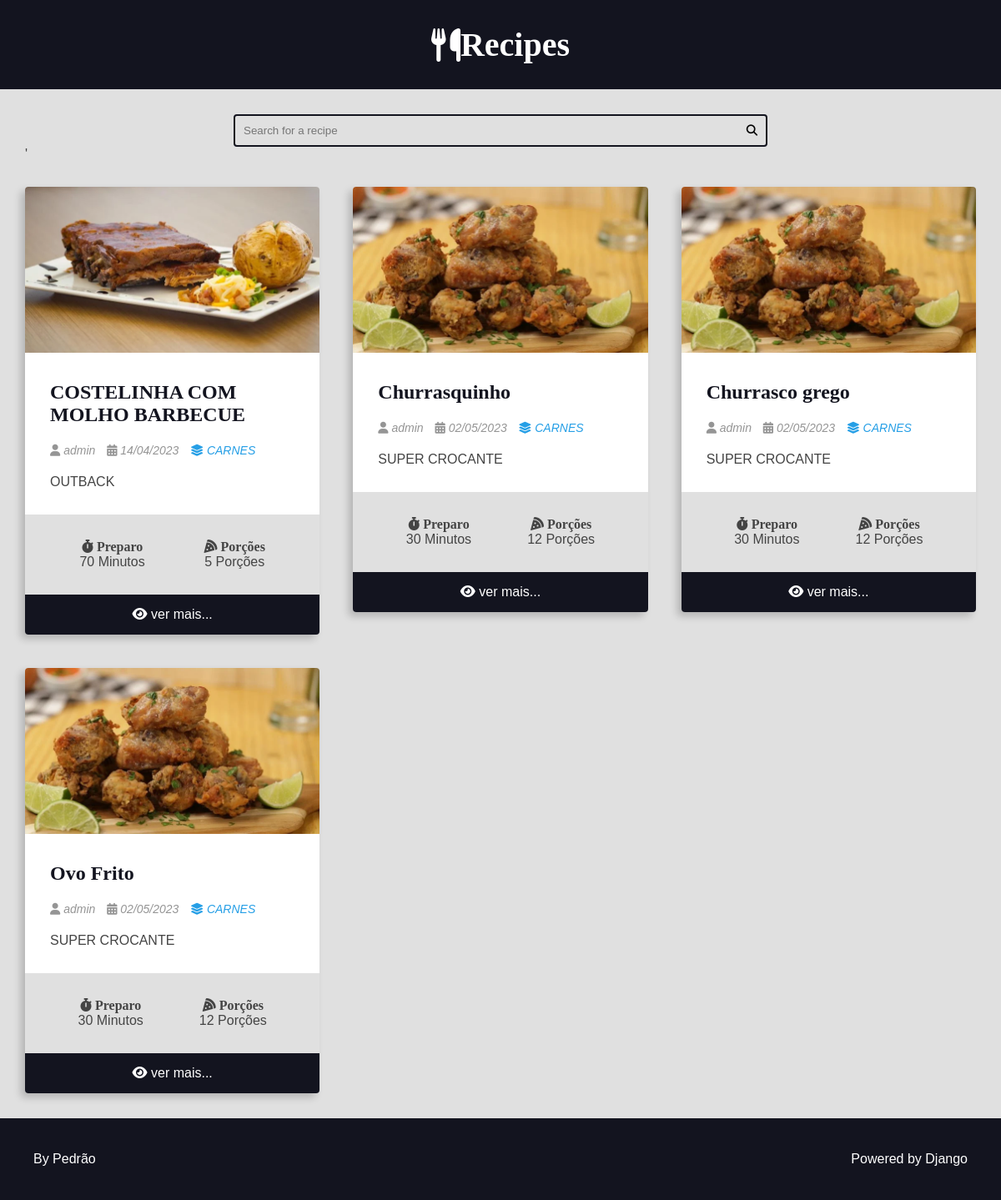
Page /recipes/category/4/ on the committed database.
### recipes/models.py (models this page shows, shortened)
class Recipe(models.Model):
    title = models.CharField(max_length=65)
    description = models.CharField(max_length=165)
    slug = models.SlugField(unique=True)
    preparation_time = models.IntegerField()
    preparation_time_unit = models.CharField(max_length=65)
    servings = models.IntegerField()
    servings_unit = models.CharField(max_length=65)
    preparation_steps = models.TextField()
    prepare_stes_is_html = models.BooleanField(default=False)
    created_at = models.DateField(auto_now_add=True)
    updated_at = models.DateField(auto_now=True)
    is_published = models.BooleanField(default=False)
    cover = models.ImageField(upload_to='recipes/cover/%Y/%m/%d', blank=True, default='')  # noqa: E501
    category = models.ForeignKey(Category, on_delete=models.SET_NULL, null=True, blank=True, default=None)  # noqa: E501
    author = models.ForeignKey(User, on_delete=models.SET_NULL, null=True)

class Category(models.Model):
    title = models.CharField(max_length=65)
    def __str__(self):
        return self.title

### recipes/views.py (the view)
# urls.py: path('recipes/category/<int:category_id>/', category, name='category'),
def category(request, category_id):
    recipe = get_list_or_404(Recipe, category__id=category_id, is_published=True)  # noqa: E501
    return render(request, 'category.html', context={
        'recipes': recipe,
        'title': f'CATEGORY | {recipe[0].category.title}'
        })

### recipes/templates/category.html (shortened to what this page needs)
{% extends 'base.html' %}
{% block content %}
    {% include "search.html" %}
    <main class="main-content-container">
        <div class="main-content main-content-list container">
            {% for recipe in recipes %}
                {% include "card.html" %}
            {% endfor %}
        </div>
    </main>
{% endblock content %}

### recipes/templates/card.html
<div class="recipe recipe-list-item">
    {% if recipe.cover %}
        <div class="recipe-cover">
            <a href=" {% url 'recipes:recipe' recipe.id %}">
                <img src="{{ recipe.cover.url }}" alt="Temporário">
            </a>
        </div>
    {% endif %}
    <div class="recipe-title-container">
        <h2 class="recipe-title">
            <a href="{% url 'recipes:recipe' recipe.id %}">
                {{ recipe.title }}
            </a>
        </h2>
    </div>
    <div class="recipe-author">
        <span class="recipe-author-item">
            <i class="fas fa-user"></i>
            {% if recipe.author is not None %}
                {% if recipe.author.firstname %}
                    {{ recipe.author.first_name }} {{recipe.author.last_name}}
                {% else %}
                    {{recipe.author.username}}
                {% endif %}
            {% else %}
                    Desconhecido
            {% endif %}
        </span>
        <span class="recipe-author-item">
            <i class="fas fa-calendar-alt"></i>
            {{ recipe.created_at|date:"d/m/Y" }}
        </span>
        {% if recipe.category is not None %}
            <span class="recipe-author-item">
                <a href="{% url 'recipes:category' recipe.category.id %}">
                    <i class="fas fa-layer-group"></i>
                    <span>{{recipe.category}}</span>
                </a>
            </span>
        {% endif %}
    </div>
    <div class="recipe-content">
        <p>{{ recipe.description}}</p>
    </div>
    <div class="recipe-meta-container">
        <div class="recipe-meta recipe-preparation">
            <h3 class="recipe-meta-title"><i class="fas fa-stopwatch"></i> Preparo</h3>
            <div class="recipe-meta-text">
                {{recipe.preparation_time }} Minutos
            </div>
        </div>
        <div class="recipe-meta recipe-servings">
            <h3 class="recipe-meta-title"><i class="fas fa-pizza-slice"></i> Porções</h3>
            <div class="recipe-meta-text">
                {{ recipe.servings }} Porções
            </div>
        </div>
    </div>
    <footer class="recipe-footer">
        <a class="recipe-read-more button button-dark button-full-width" href=" {% url 'recipes:recipe' recipe.id %}">
            <i class="fas fa-eye"></i>
            <span>ver mais...</span>
        </a>
    </footer>
</div>

### recipes/static/css/styles.css (style rules this page uses)
:root { --color-primary: #269fe6; --color-primary-hover: #2086c2; --color-primary-dark: #13141f; --color-primary-dark-hover: #212336; --color-primary-light: #d4ecfa; --color-primary-light-hover: #bdd8e7; --color-white: #fff; --color-black: #000; --color-dark-text: #444; --color-info-light: #cce5ff; --color-debug-light: #cce5ff; --color-success-light: #d4edda; --color-alert-light: #fff3cd; --color-warning-light: #fff3cd; --color-error-light: #f8d7da; --color-info-dark: #4d86c4; --color-debug-dark: #4d86c4; --color-success-dark: #4a9c5d; --color-alert-dark: #927f40; --color-warning-dark: #927f40; --color-error-dark: #da525d; --color-gray-0: #f9f9f9; --color-gray-1: #e0e0e0; --color-gray-2: #c7c7c7; --color-gray-3: #aeaeae; --color-gray-4: #959595; --color-gray-5: #7d7d7d; --color-gray-6: #646464; --color-gray-7: #4b4b4b; --color-gray-8: #323232; --color-gray-9: #191919; --font-primary: sans-serif; --font-headings: 'Roboto Slab', serif; --spacing-gutter-medium: 3rem; --spacing-gutter-large: 4rem; }
* { padding: 0; margin: 0; box-sizing: border-box; }
html { font-size: 62.5%; }
body { font-size: 1.6rem; font-family: var(--font-primary); background: var(--color-gray-1); color: var(--color-dark-text); }
h1, h2, h3, h4, h5, h6 { font-family: var(--font-headings); }
img { max-width: 100%; }
a { color: var(--color-primary); text-decoration: none; }
.container { max-width: 144rem; margin: 0 auto; padding: var(--spacing-gutter-medium); }
.main-content { padding-top: 0; }
.main-content-list { display: grid; grid-template-columns: repeat(auto-fit, minmax(340px, 1fr)); gap: var(--spacing-gutter-large); }
.recipe { background: var(--color-white); box-shadow: -5px 5px 10px rgba(0, 0, 0, 0.2); transform: scale(1); transition: all 300ms ease-in-out; border-radius: 0.4rem; overflow: hidden; }
.recipe img { max-width: 100%; }
.recipe-list-item { max-width: 64rem; height: fit-content; }
.recipe-title-container { padding: var(--spacing-gutter-medium); padding-bottom: 2rem; }
.recipe-title-container a { text-decoration: none; color: var(--color-primary-dark); }
.recipe-author { padding: 0 var(--spacing-gutter-medium); }
.recipe-content { padding: var(--spacing-gutter-medium); padding-top: 2rem; }
.recipe-author-item { color: var(--color-gray-4); margin-right: 1rem; font-style: italic; font-size: 1.4rem; }
.recipe-author a { color: var(--color-primary); transition: all 300ms ease-in-out; text-decoration: none; }
.recipe-meta-container { display: flex; flex-flow: row wrap; padding: var(--spacing-gutter-medium); background: var(--color-gray-1); }
.recipe-meta { display: flex; flex-flow: column nowrap; flex-shrink: 1; flex-grow: 1; text-align: center; }
.recipe-meta-title { font-size: 1.6rem; }
.recipe-footer a { background: var(--color-primary-dark); display: block; color: var(--color-white); text-decoration: none; text-align: center; padding: 1.5rem var(--spacing-gutter-medium); transition: all 300ms ease-in-out; }

### rows in the picture
Recipe: cover (picture), title "COSTELINHA COM MOLHO BARBECUE", author.username "admin", created_at "14/04/2023", category "CARNES", description "OUTBACK", preparation_time "70", servings "5"
Recipe: cover (picture), title "Churrasquinho", author.username "admin", created_at "02/05/2023", category "CARNES", description "SUPER CROCANTE", preparation_time "30", servings "12"
Recipe: cover (picture), title "Churrasco grego", author.username "admin", created_at "02/05/2023", category "CARNES", description "SUPER CROCANTE", preparation_time "30", servings "12"
Recipe: cover (picture), title "Ovo Frito", author.username "admin", created_at "02/05/2023", category "CARNES", description "SUPER CROCANTE", preparation_time "30", servings "12"
